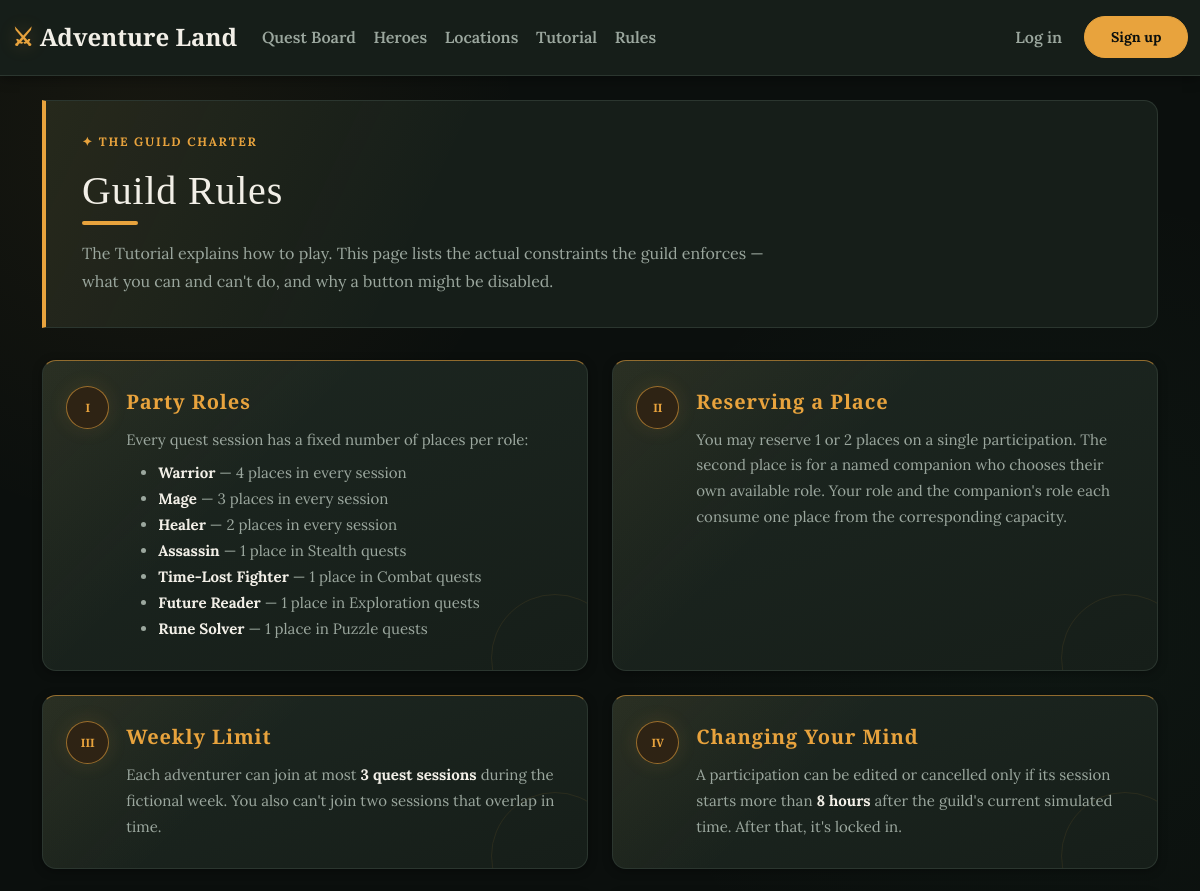
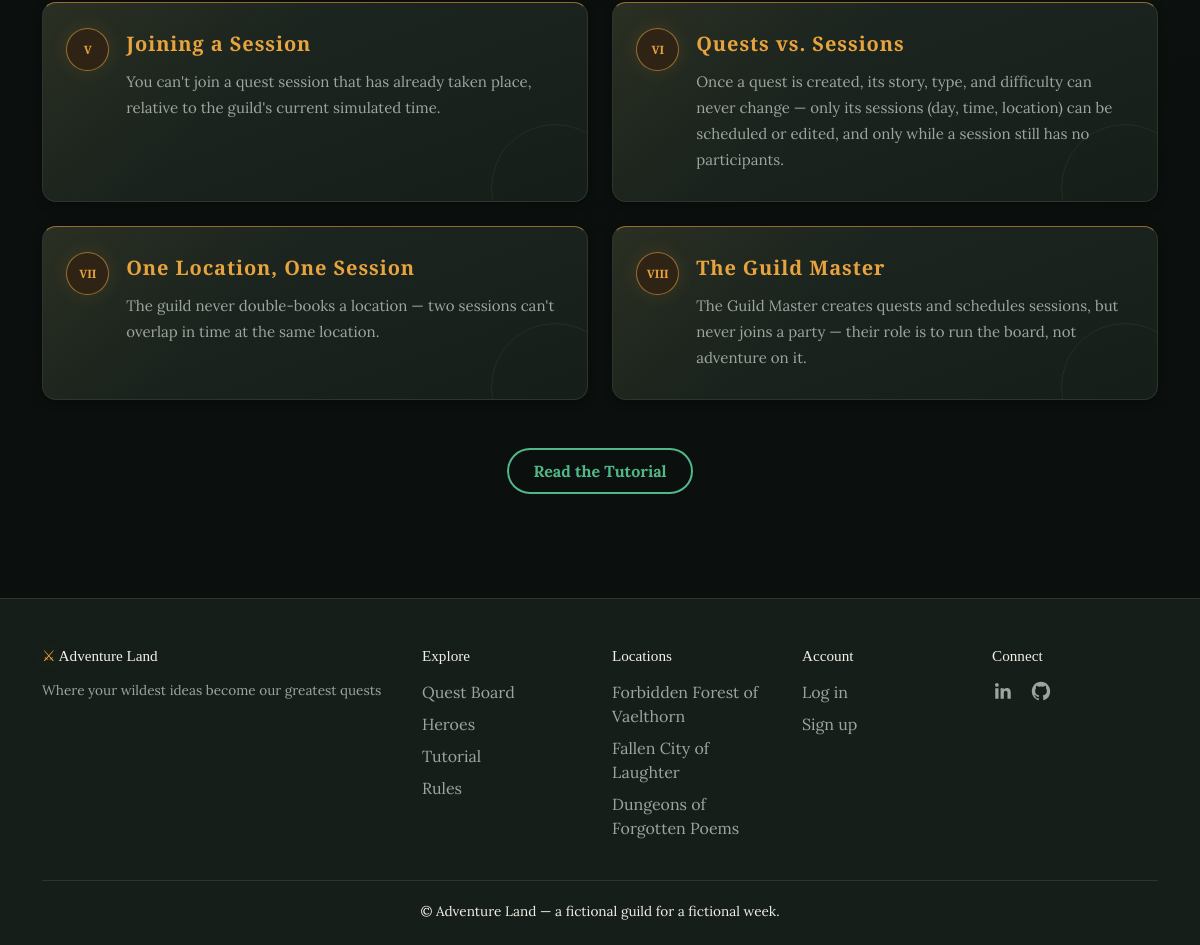
The app's page /rules with its own data (2 pictures, top to bottom).
### tables this page shows
CREATE TABLE roles (
    id                      INTEGER PRIMARY KEY AUTOINCREMENT,
    name                    TEXT    NOT NULL UNIQUE,
    max_places_per_session  INTEGER NOT NULL CHECK (max_places_per_session > 0),
    quest_type_id           INTEGER,
    FOREIGN KEY (quest_type_id) REFERENCES quest_types (id)
);

CREATE TABLE quest_types (
    id      INTEGER PRIMARY KEY AUTOINCREMENT,
    name    TEXT NOT NULL UNIQUE
);

### app.py (the view)
@app.route("/rules")
def rules():
    return render_template(
        "rules.html",
        roles=dao.get_all_roles(),
        max_sessions=quest_logic.MAX_SESSIONS_PER_WEEK,
        max_places=quest_logic.MAX_PLACES_PER_JOIN,
        modify_cutoff_hours=week_time.MODIFY_CUTOFF_MINUTES // 60,
    )

### app.py (called while the page is built)
@app.context_processor
def inject_globals():
    return {
        "guild_name": "Adventure Land",
        "guild_tagline": "Where your wildest ideas become our greatest quests",
        "today_iso": datetime.now().date().isoformat(),
    }

### dao.py (called while the page is built)
def get_connection():
    conn = sqlite3.connect(DB_PATH)
    conn.execute("PRAGMA foreign_keys = ON")
    conn.row_factory = sqlite3.Row  # I use column names such as row["username"].
    return conn

def get_all_roles():
    conn = get_connection()
    rows = conn.execute(
        """SELECT r.*, qt.name AS quest_type_name
           FROM roles r
           LEFT JOIN quest_types qt ON qt.id = r.quest_type_id
           ORDER BY r.id"""
    ).fetchall()
    conn.close()
    return rows

### templates/rules.html (shortened to what this page needs)
{% extends "base.html" %}
{% block content %}
<header class="rules-intro">
  <p class="rules-intro__eyebrow"><span aria-hidden="true">&#10022;</span> The guild charter</p>
  <h1 class="section-title">Guild Rules</h1>
  <p class="rules-intro__lead mb-0 text-measure">
    The Tutorial explains how to play. This page lists the actual constraints the guild enforces —
    what you can and can't do, and why a button might be disabled.
  </p>
</header>
<div class="row row-cols-2 g-4 rules-grid">
  <div class="col">
    <div class="tutorial-step rule-card h-100">
      <span class="rule-card__index" aria-hidden="true">I</span>
      <h2 class="rule-card__title">Party Roles</h2>
      <p class="rule-card__text mb-2">Every quest session has a fixed number of places per role:</p>
      <ul class="mb-0">
        {% for r in roles %}
          <li>
            <strong>{{ r.name }}</strong> — {{ r.max_places_per_session }}
            place{{ 's' if r.max_places_per_session != 1 else '' }}
            {% if r.quest_type_name %}in {{ r.quest_type_name }} quests{% else %}in every session{% endif %}
          </li>
        {% endfor %}
      </ul>
    </div>
  </div>
  <div class="col">
    <div class="tutorial-step rule-card h-100">
      <span class="rule-card__index" aria-hidden="true">II</span>
      <h2 class="rule-card__title">Reserving a Place</h2>
      <p class="rule-card__text mb-0">
        You may reserve 1 or {{ max_places }} places on a single participation. The second place is
        for a named companion who chooses their own available role. Your role and the companion's
        role each consume one place from the corresponding capacity.
      </p>
    </div>
  </div>
  <div class="col">
    <div class="tutorial-step rule-card h-100">
      <span class="rule-card__index" aria-hidden="true">III</span>
      <h2 class="rule-card__title">Weekly Limit</h2>
      <p class="rule-card__text mb-0">
        Each adventurer can join at most <strong>{{ max_sessions }} quest sessions</strong> during the
        fictional week. You also can't join two sessions that overlap in time.
      </p>
    </div>
  </div>
  <div class="col">
    <div class="tutorial-step rule-card h-100">
      <span class="rule-card__index" aria-hidden="true">IV</span>
      <h2 class="rule-card__title">Changing Your Mind</h2>
      <p class="rule-card__text mb-0">
        A participation can be edited or cancelled only if its session starts more than
        <strong>{{ modify_cutoff_hours }} hours</strong> after the guild's current simulated time.
        After that, it's locked in.
      </p>
    </div>
  </div>
  <div class="col">
    <div class="tutorial-step rule-card h-100">
      <span class="rule-card__index" aria-hidden="true">V</span>
      <h2 class="rule-card__title">Joining a Session</h2>
      <p class="rule-card__text mb-0">
        You can't join a quest session that has already taken place, relative to the guild's current
        simulated time.
      </p>
    </div>
  </div>
  <div class="col">
    <div class="tutorial-step rule-card h-100">
      <span class="rule-card__index" aria-hidden="true">VI</span>
      <h2 class="rule-card__title">Quests vs. Sessions</h2>
      <p class="rule-card__text mb-0">
        Once a quest is created, its story, type, and difficulty can never change — only its sessions
        (day, time, location) can be scheduled or edited, and only while a session still has no
        participants.
      </p>
    </div>
  </div>
  <div class="col">
    <div class="tutorial-step rule-card h-100">
      <span class="rule-card__index" aria-hidden="true">VII</span>
      <h2 class="rule-card__title">One Location, One Session</h2>
      <p class="rule-card__text mb-0">
        The guild never double-books a location — two sessions can't overlap in time at the same
        location.
      </p>
    </div>
  </div>
  <div class="col">
    <div class="tutorial-step rule-card h-100">
      <span class="rule-card__index" aria-hidden="true">VIII</span>
      <h2 class="rule-card__title">The Guild Master</h2>
      <p class="rule-card__text mb-0">
        The Guild Master creates quests and schedules sessions, but never joins a party — their role
        is to run the board, not adventure on it.
      </p>
    </div>
  </div>
</div>
<div class="text-center mt-5 mb-3">
  <a href="{{ url_for('tutorial') }}" class="btn btn-outline-guild">Read the Tutorial</a>
</div>
{% endblock %}

### records on screen
roles: name "Warrior", max_places_per_session "4", max_places_per_session "s", shows "in every session"
roles: name "Mage", max_places_per_session "3", max_places_per_session "s", shows "in every session"
roles: name "Healer", max_places_per_session "2", max_places_per_session "s", shows "in every session"
roles: name "Assassin", max_places_per_session "1", quest_type_name "Stealth"
roles: name "Time-Lost Fighter", max_places_per_session "1", quest_type_name "Combat"
roles: name "Future Reader", max_places_per_session "1", quest_type_name "Exploration"
roles: name "Rune Solver", max_places_per_session "1", quest_type_name "Puzzle"

### other values on screen
{{ guild_name }} "Adventure Land"
{{ max_places }} "2"
{{ max_sessions }} "3"
{{ modify_cutoff_hours }} "8"
{{ guild_tagline }} "Where your wildest ideas become our greatest quests"
